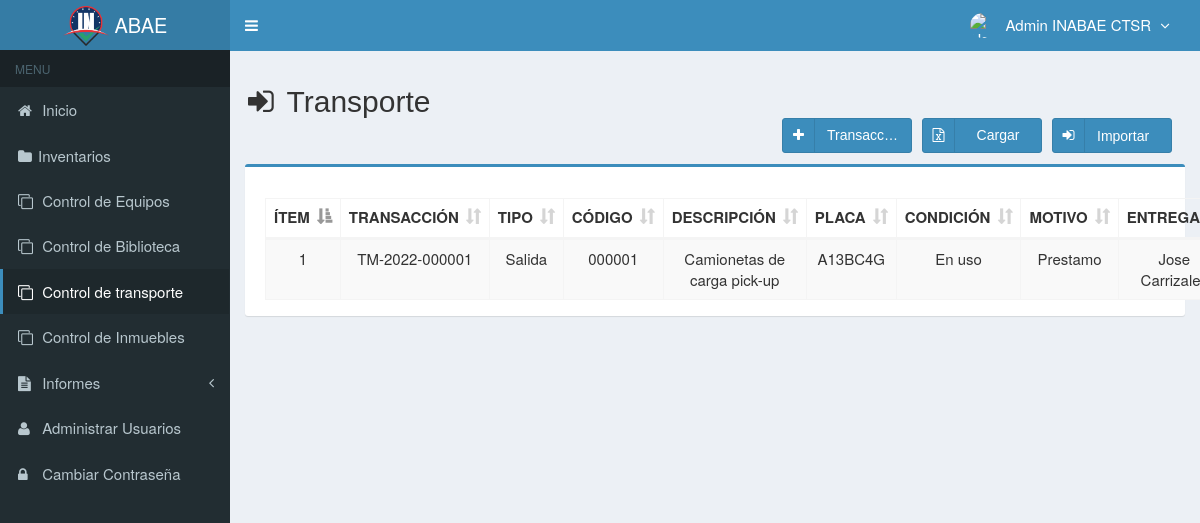
Screenshot of /main.php?module=transaccion_equipos_transporte (signed in) with the database file from the repository.
### tables this page shows
CREATE TABLE `usuarios` (
  `id_user` int(3) NOT NULL,
  `username` varchar(50) NOT NULL,
  `name_user` varchar(50) NOT NULL,
  `cedula_user` int(20) NOT NULL,
  `password` varchar(50) NOT NULL,
  `email` varchar(50) DEFAULT NULL,
  `telefono` varchar(13) DEFAULT NULL,
  `foto` varchar(100) DEFAULT NULL,
  `permisos_acceso` varchar(30) NOT NULL,
  `status` enum('activo','bloqueado') NOT NULL DEFAULT 'activo',
  `created_at` timestamp NOT NULL DEFAULT current_timestamp(),
  `updated_at` timestamp NOT NULL DEFAULT current_timestamp() ON UPDATE current_timestamp(),
  `sede` varchar(30) DEFAULT NULL
);

CREATE TABLE `transaccion_equipos_transporte` (
  `codigo_transaccion` varchar(15) NOT NULL,
  `codigo` varchar(7) NOT NULL,
  `motivo` varchar(300) NOT NULL,
  `recibe` varchar(300) NOT NULL,
  `cedula_r` int(15) NOT NULL,
  `empresa_r` varchar(300) NOT NULL,
  `entrega` varchar(300) NOT NULL,
  `cedula_e` int(15) NOT NULL,
  `empresa` varchar(300) NOT NULL,
  `lugar_e` varchar(300) NOT NULL,
  `lugar_r` varchar(300) NOT NULL,
  `created_user` int(3) NOT NULL,
  `created_date` timestamp NOT NULL DEFAULT current_timestamp(),
  `tipo_transaccion` varchar(300) NOT NULL
);

CREATE TABLE `transporte` (
  `codigo` varchar(10) NOT NULL,
  `descripcion` varchar(40) NOT NULL,
  `placa` varchar(15) NOT NULL,
  `marca` varchar(300) DEFAULT NULL,
  `tipo` varchar(300) DEFAULT NULL,
  `modelo` varchar(300) DEFAULT NULL,
  `color` varchar(20) DEFAULT NULL,
  `condicion` varchar(300) DEFAULT NULL,
  `unidad` varchar(300) DEFAULT NULL,
  `ubicacion` varchar(300) DEFAULT NULL,
  `responsable` varchar(300) DEFAULT NULL,
  `pertenece` varchar(300) DEFAULT NULL,
  `cedula` varchar(15) DEFAULT NULL,
  `sede` varchar(300) DEFAULT NULL,
  `nmroCarroceria` varchar(300) DEFAULT NULL,
  `anio` varchar(10) DEFAULT NULL,
  `tipoCombustible` varchar(30) DEFAULT NULL,
  `created_user` int(5) DEFAULT NULL,
  `created_date` timestamp NULL DEFAULT NULL,
  `updated_date` timestamp NULL DEFAULT NULL,
  `estado` enum('chequeado','nochequeado') DEFAULT 'chequeado',
  `updated_user` int(5) DEFAULT NULL,
  `categoria` varchar(30) DEFAULT NULL
);

### modules/transaccion_equipos_Transporte/view.php (the view, shortened to what this page needs)
<section class="content-header">
  <h2>
    <i class="fa fa-sign-in icon-title"></i> Transporte
    <form action="database/excel_to_mysql_control_transporte.php" method="POST" enctype="multipart/form-data">
      <button class="btn btn-primary btn-social pull-right botones" name="archivo" data-toggle="tooltip">
        <i class="fa fa-sign-in"></i></i>Importar&nbsp;&nbsp;
      </button>
      <a class="btn btn-primary btn-social pull-right botones" data-toggle="tooltip">
          <i class="fa fa-file-excel-o"></i>
          <div class="textoInput">
            Cargar
          </div>
      </a>
      <a class="btn btn-primary btn-social pull-right botones anchoInput" href="?module=form_transaccion_equipos_transporte&form=add" data-toggle="tooltip">
        <i class="fa fa-plus"></i> Transacción
      </a>
    </form>
  </h2>
 <br/>
</section>
<section class="content">
  <div class="row">
    <div class="col-md-12">
      <div class="box box-primary">
        <div class="box-body">
          <table id="dataTables1" class="table table-bordered table-striped table-hover">
            <thead>
              <tr>
                <th class="center">ÍTEM</th>
                <th class="center">TRANSACCIÓN</th>
                <th class="center">TIPO</th>
                <th class="center">CÓDIGO</th>
                <th class="center">DESCRIPCIÓN</th>
                <th class="center">PLACA</th>
                <th class="center">CONDICIÓN</th>
                <th class="center">MOTIVO</th>
                <th class="center">ENTREGA</th>
              </tr>
            </thead>
            <tbody>
            <?php
            $no = 1;
            $query = mysqli_query($mysqli, "SELECT a.tipo_transaccion, a.codigo_transaccion, a.codigo,b.codigo,a.motivo,a.created_date,b.tipo, a.codigo, a.entrega, a.empresa_r, a.cedula_e, a.recibe, b.descripcion, a.empresa, a.cedula_r, a.lugar_e, a.lugar_r, b.placa, b.marca, b.condicion
                                            FROM transaccion_equipos_transporte as a INNER JOIN transporte as b ON a.codigo=b.codigo  ORDER BY codigo_transaccion DESC")
                                            or die('error '.mysqli_error($mysqli));
            while ($data = mysqli_fetch_assoc($query)) {
              $originalDate = $data['created_date'];
              $fecha = date("d-m-Y", strtotime($originalDate));
              echo "<tr>
                      <td width='50'  class='center'>$no</td>
                      <td width='100' class='center'>$data[codigo_transaccion]</td>
                      <td width='100' class='center'>$data[tipo_transaccion]</td>
                      <td width='100' class='center'>$data[codigo]</td>
                      <td width='100' class='center'>$data[descripcion]</td>
                      <td width='100' class='center'>$data[placa]</td>
                      <td width='100' class='center'>$data[condicion]</td>
                      <td width='100' class='center'>$data[motivo]</td>
                      <td width='100' class='center'>$data[entrega]</td>
                      <td width='100' class='center'>$data[cedula_e]</td>
                      <td width='100' class='center'>$data[lugar_e]</td>
                      <td width='100' class='center'>$data[empresa]</td>
                      <td width='100' class='center'>$data[recibe]</td>
                      <td width='100' class='center'>$data[cedula_r]</td>
                      <td width='100' class='center'>$data[lugar_r]</td>
                      <td width='100' class='center'>$data[empresa_r]</td>
                      <td width='100' class='center'>$fecha</td>
                    </tr>";
              $no++;
            }
            ?>
            </tbody>
          </table>
        </div>
      </div>
    </div>
  </div>
</section><!-- /.content

### top-menu.php (shortened to what this page needs)
<?php
require_once "config/database.php";
$query = mysqli_query($mysqli, "SELECT id_user, name_user, foto, permisos_acceso FROM usuarios WHERE id_user='$_SESSION[id_user]'")
                                or die('error: '.mysqli_error($mysqli));
$data = mysqli_fetch_assoc($query);
?>
<li class="dropdown user user-menu">
  <a href="#" class="dropdown-toggle" data-toggle="dropdown">
  <?php
  if ($data['foto']=="") { ?>
    <img src="images/user/user-default.png" class="user-image" alt="User Image"/>
  <?php
  }
  else { ?>
    <img src="images/user/<?php echo $data['foto']; ?>" class="user-image" alt="User Image"/>
  <?php
  }
  ?>
    <span class="hidden-xs"><?php echo $data['name_user']; ?> <i style="margin-left:5px" class="fa fa-angle-down"></i></span>
  </a>
</li>

### assets/css/style.css (style rules this page uses)
.btn-social *:first-child { border-right: 1px solid rgba(0, 0, 0, 0.1); bottom: 0; font-size: 1em !important; left: 0; line-height: 32px !important; position: absolute; text-align: center; top: 0; width: 32px !important; }
.content-header { padding: 15px 18px 0; position: relative; }
.center { text-align:center; }
.icon-title { margin-right: 5px; }
body { background-color: #fff; color: #333; font-size: 15px; line-height: 1.42857; }

### modules/transaccion_equipos_Transporte/view.php (style rules this page uses)
.botones { height: 35px; margin-right: 10px; margin-bottom: 10px; width: 120px; }
.textoInput { margin-top:-21px; text-align: center; }
.anchoInput { width:130px; }

### rows the page displays
usuarios: name_user "Admin INABAE CTSR"
transaccion_equipos_transporte: codigo_transaccion "TM-2022-000001", tipo_transaccion "Salida", codigo "000001", transporte.descripcion "Camionetas de carga pick-up", transporte.placa "A13BC4G", transporte.condicion "En uso", motivo "Prestamo", entrega "Jose…"
